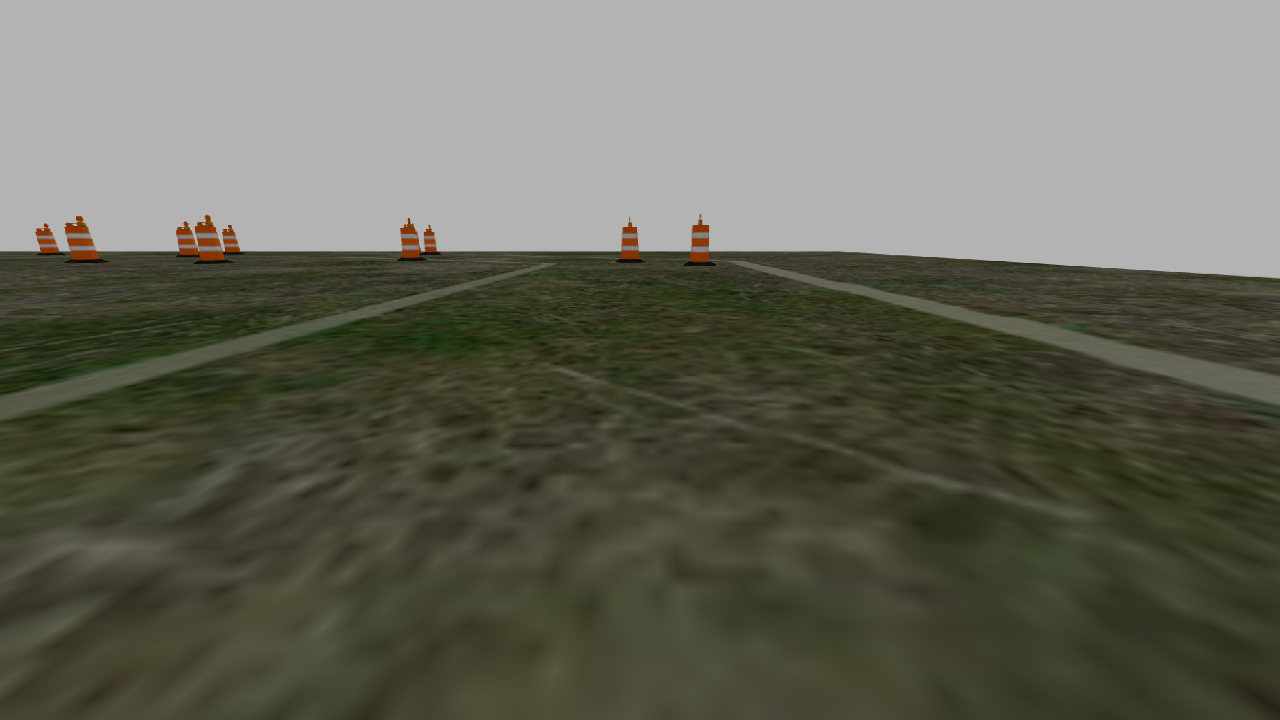
#> input picture Scripts/test_img.png, 1280 x 720 px, found by its file name
$ python test.py
#> lines starting #> are read from the running program, lines starting #| are printed output that depends on the picture; after the words box and inside, x2 and y2 are one past the last pixel; in counts of white or black regions, pixels touching at a corner belong together
#> further down, img is the input picture: shape (720, 1280, 4); mean B, G, R, A 92.2, 104.5, 104.5, 255
from __future__ import division, print_function

import cv2
import numpy as np
import matplotlib.pyplot as plt

def rgba2rgb( rgba, background=(255,255,255) ):
#> called with background = (255, 255, 255)
    row, col, ch = rgba.shape
#> row = 720; col = 1280; ch = 4

    if ch == 3:
        return rgba

    assert ch == 4, 'RGBA image has 4 channels.'

    rgb = np.zeros( (row, col, 3), dtype='float32' )
    r, g, b, a = rgba[:,:,0], rgba[:,:,1], rgba[:,:,2], rgba[:,:,3]
#> a: shape (720, 1280); every value is 255

    a = np.asarray( a, dtype='float32' ) / 255.0
#> a: shape (720, 1280) float32; every value is 1

    R, G, B = background

    rgb[:,:,0] = r * a + (1.0 - a) * R
    rgb[:,:,1] = g * a + (1.0 - a) * G
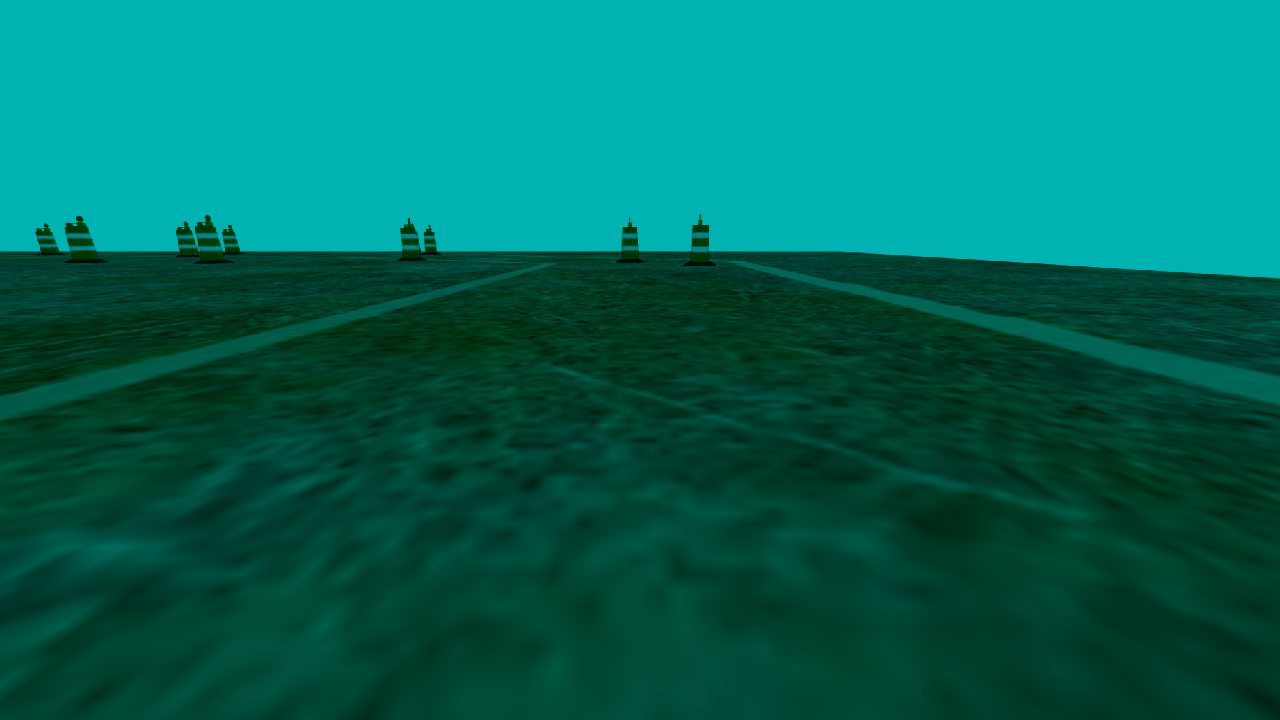
#> rgb: shape (720, 1280, 3) float32; mean of channels 0, 1, 2 92.4, 104.8, 0; drawn as B, G, R
    rgb[:,:,2] = b * a + (1.0 - a) * B

    return np.asarray( rgb, dtype='uint8' )


if __name__ == '__main__':

    img = cv2.imread('/home/jacksparrow/Pictures/test_img.png',cv2.IMREAD_UNCHANGED) # Read the test img
    img = rgba2rgb(img)

    IMAGE_H = img.shape[0]
#> IMAGE_H = 720
    IMAGE_W = img.shape[1]
#> IMAGE_W = 1280

    ###########--Image--##########
    #[0,0]------->--------[W,0]
    #  |                    |
    #  ^                    v
    #  |                    |
    #[0,H]-------<-------[W,H]
    ##############################

    edges = np.array([[0, 0], [IMAGE_W, 0], [IMAGE_W, IMAGE_H], [0, IMAGE_H]])      #full image polygon

    stencil = np.zeros_like(img[:,:,0])
    polygon = np.array([[0, 275], [IMAGE_W, 275], [IMAGE_W, 400], [0, 400]])        # specify coordinates of the ROI polygon
    cv2.fillConvexPoly(stencil, polygon, 1)                                         # fill polygon with ones
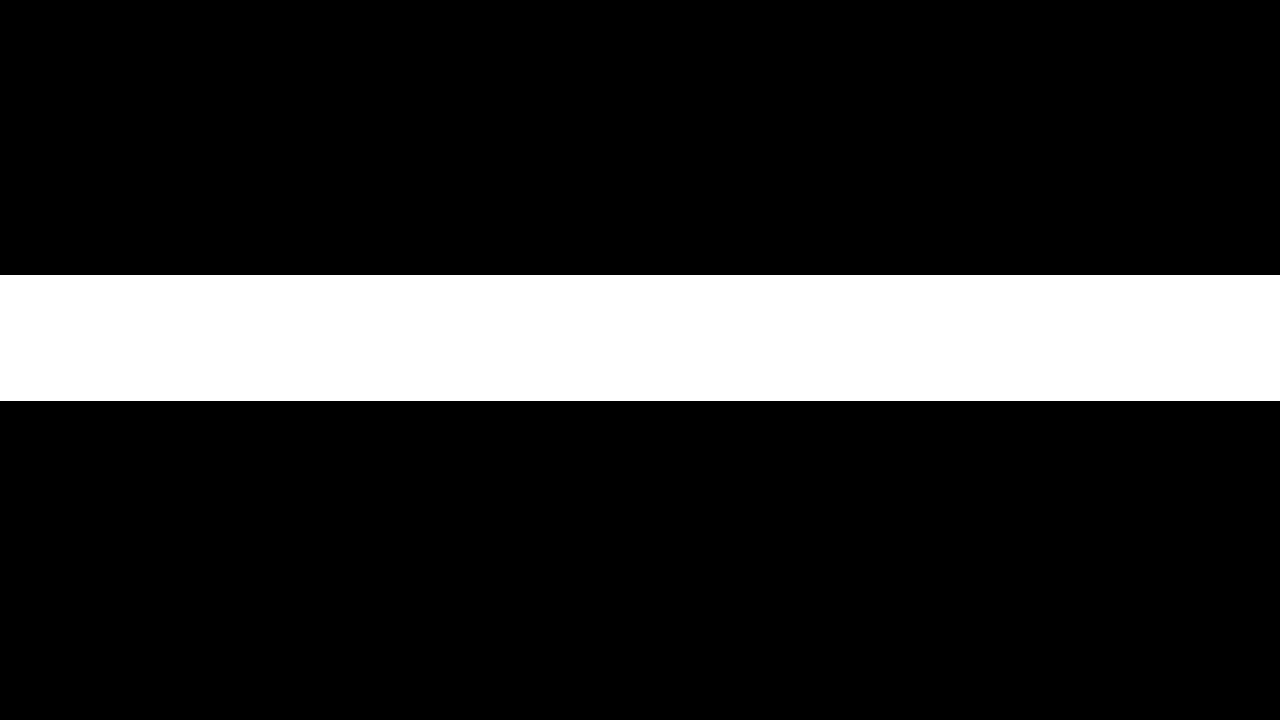
#> stencil: shape (720, 1280); values 0 (black) and 1 (white), 17.5% white; 1 white region, box (x1, y1, x2, y2) and area: (0, 275, 1280, 401) 161280
    masked_img = cv2.bitwise_and(img[:,:,:], img[:,:,:], mask=stencil)              # masking the image

    #----------------------------------
    # Transforming ROI
    a=500

    src = np.float32([[0, 275], [IMAGE_W, 275], [IMAGE_W, 400], [0, 400]])          #Source Polygon coordinates
    dst = np.float32([[0, 275], [IMAGE_W, 275], [IMAGE_W-a, 400], [a, 400]])        #Destination Polygon coordinates

    M = cv2.getPerspectiveTransform(src, dst)                                       # The prespective transformation matrix
    Minv = cv2.getPerspectiveTransform(dst, src)                                    # Inverse transformation matrix

    warped_img = cv2.warpPerspective(masked_img, M, (IMAGE_W, IMAGE_H))
    reconstructed_img = cv2.warpPerspective(warped_img,Minv,(IMAGE_W, IMAGE_H))

    #-----------------------------------
    #Making Hough Lines on ROI

    #cropped_img = warped_img[275:IMAGE_H, 0:IMAGE_W]
    #print(cropped_img.shape)

    ret, thresh = cv2.threshold(cv2.cvtColor(warped_img, cv2.COLOR_BGR2GRAY), 80, 255, cv2.THRESH_BINARY)
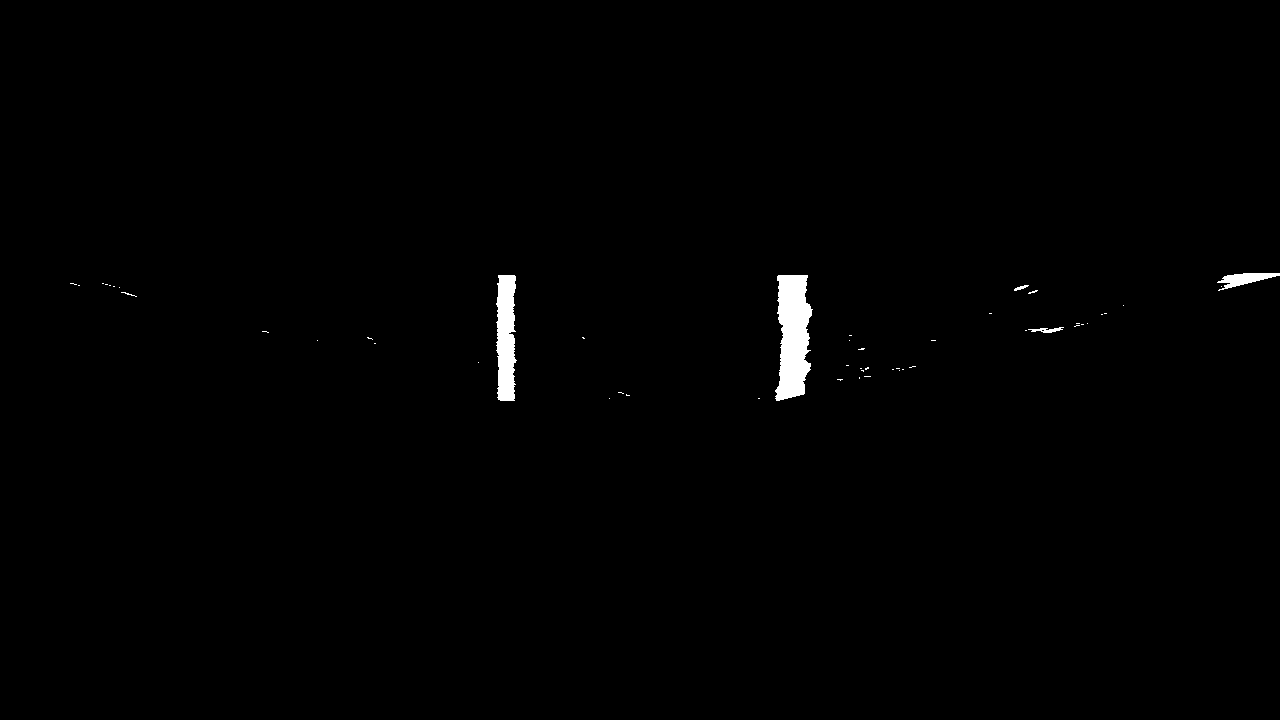
#> thresh: shape (720, 1280); 0.7% white; 50 white regions (44 under 20 px), largest, box (x1, y1, x2, y2) and area: (775, 275, 813, 401) 3471, (496, 275, 517, 401) 2123, (1217, 273, 1280, 291) 518, (1028, 327, 1064, 333) 107, (1014, 285, 1029, 291) 41, (121, 292, 137, 297) 20

    lines = cv2.HoughLinesP(thresh, 1, np.pi/180, 30 ,minLineLength=100, maxLineGap=10)
#> lines = 26 rows, first 6: [788, 397, 794, 275], [787, 398, 787, 275], [508, 275, 510, 400], [793, 396, 801, 275], [500, 400, 503, 275], [783, 399, 783, 275]

    # create a copy of size of the thresholded frame
    dmy = np.zeros(thresh.shape)

    # draw Hough lines
    if( lines is None):
        pass
    else:
        for line in lines:
            x1, y1, x2, y2 = line[0]
            cv2.line(dmy, (x1, y1), (x2, y2), (255, 255, 255), 5)
#> this loop made 26 passes
#> (x1, y1, x2, y2) on passes 1 to 12: (788, 397, 794, 275), (787, 398, 787, 275), (508, 275, 510, 400), (793, 396, 801, 275), (500, 400, 503, 275), (783, 399, 783, 275), (791, 397, 798, 275), (505, 400, 507, 275), (801, 394, 803, 275), (502, 400, 505, 275), (509, 275, 511, 400), (499, 399, 501, 275)
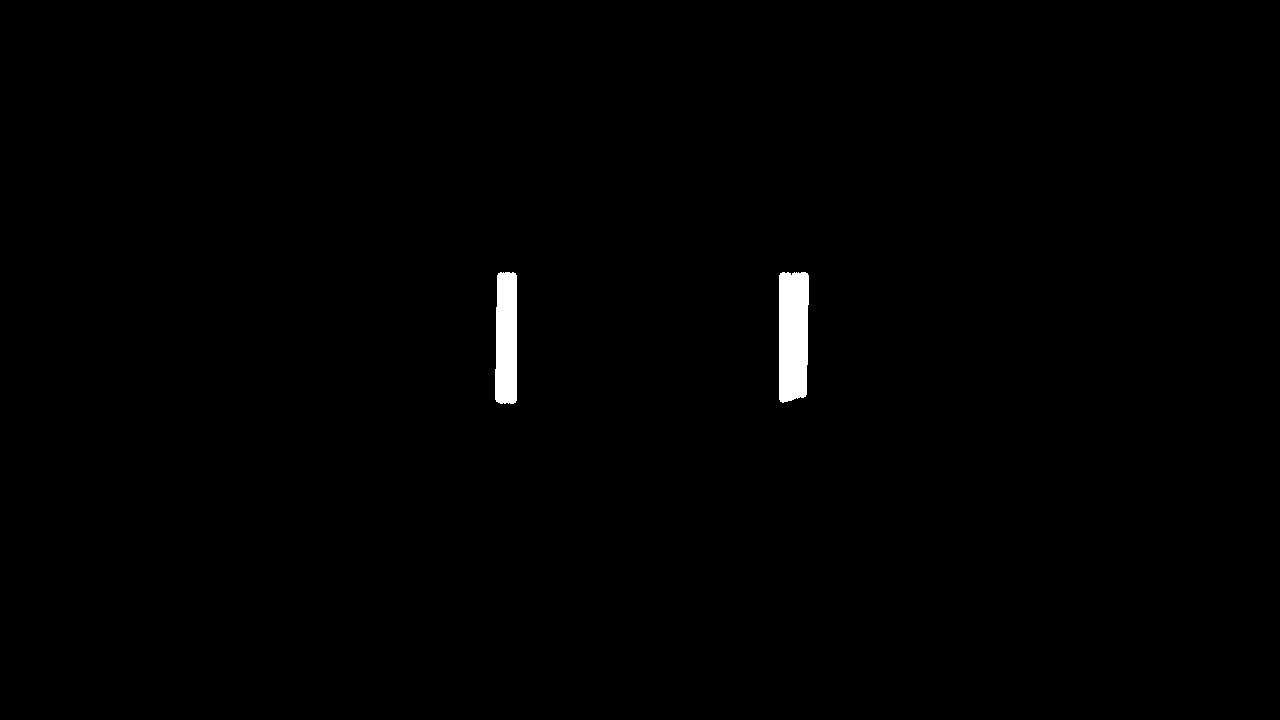
#> dmy: shape (720, 1280) float64; 0.7% white; 2 white regions, box (x1, y1, x2, y2) and area: (779, 272, 809, 403) 3680, (495, 272, 517, 404) 2739


    # y = a.exp(-b.x)
    # a = 1012
    # b = 0.0156


    #-----------------------------------
    #Multiple figures

    #cv2.imshow('masked_img', masked_img)    #masked
    cv2.imshow('warped_img', warped_img)     #wrapped
    #cv2.imshow('cropped_img', cropped_img)  #Cropped

    cv2.imshow('thresh', thresh)             #Binary Thresholded

    #cv2.imshow('reconstructed_img', reconstructed_img) #reconstructed

    cv2.imshow('dmy', dmy)
    print(dmy.shape)
#| (720, 1280)

    cv2.waitKey(0)
    cv2.destroyAllWindows()


    # [13 lines of commented-out code are left out]
